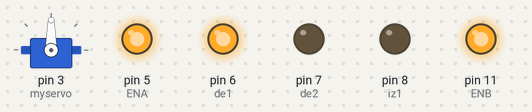
This sketch was run on a simulated Arduino Uno, built with avr-gcc and run on an emulated ATmega328P. On the bench: servo, output pins drawn as LEDs (lit = HIGH).

Above: at 0.2 s.
At 1.2 s:
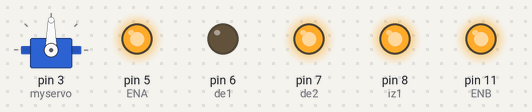
At 3.7 s:
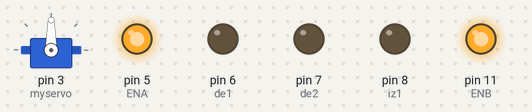
Timing chart, 0 to 4.6 s (numbered marks = the images above):
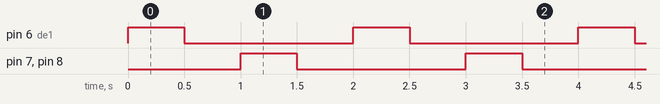

The sketch:

prueba_movimiento_ruedas.ino
```cpp
//www.elegoo.com
//2016.09.23
int ENA=5;
int de1=6;
int de2=7;
int ENB=11;
int iz1=8;
int iz2=9;
#include <Servo.h>
Servo myservo;
void setup()
{
  pinMode(de1,OUTPUT);
  pinMode(de2,OUTPUT);
  pinMode(iz1,OUTPUT);
  pinMode(de2,OUTPUT);
  pinMode(ENA,OUTPUT);
  pinMode(ENB,OUTPUT);
  digitalWrite(ENA,HIGH);
  digitalWrite(ENB,HIGH);
  myservo.attach(3);
}
void loop()
{
  myservo.write(90);
  digitalWrite(de1,HIGH);
  digitalWrite(de2,LOW);         // las ruedas derechas van para alante
  digitalWrite(iz1,LOW);                                                        //el coche va para alante
  digitalWrite(iz2,HIGH);         // las ruedas izquierdas van para alante
  delay(500);
  digitalWrite(de1,LOW);
  digitalWrite(de2,LOW);         //ruedas derechas quietas
  digitalWrite(iz1,LOW);                                                          //el coche se queda quieto
  digitalWrite(iz2,LOW);         // ruedas izquierdas estan quietas
  delay(500);                                                                                                        //las ruedas van a la inversa, es decir si la derecha va para alante, esa sintaxis hace que la izquierda valla pa atras
  digitalWrite(de1,LOW);
  digitalWrite(de2,HIGH);        //ruedas derechas van para atras
  digitalWrite(iz1,HIGH);                                                          //el coche va hacia atras
  digitalWrite(iz2,LOW);        // ruedas izquierdas van para atras
  delay(500);
  digitalWrite(de1,LOW);        //ruedas derechas quietas
  digitalWrite(de2,LOW);
  digitalWrite(iz1,LOW);                                                          //el coche se queda quieto
  digitalWrite(iz2,LOW);        //ruedas izquierdas quietas
  delay(500);
}
```

Measured:
- by itself, pin 6 (de1), pin 7 (de2), pin 8 (iz1): alternates HIGH for 0.50 s and LOW for 1.5 s
- by itself, everything shown: repeats every 2.0 s, in 4 steps
